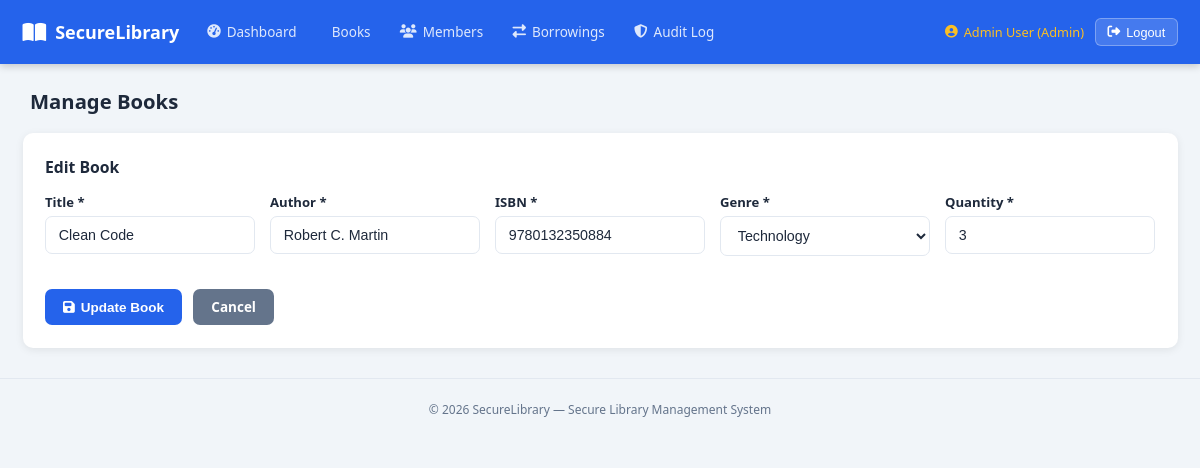
Screenshot of /admin/books.php?action=edit&id=1 (signed in) with the database file from the repository.
### tables this page shows
CREATE TABLE IF NOT EXISTS books (
    id           INT UNSIGNED AUTO_INCREMENT PRIMARY KEY,
    title        VARCHAR(200)  NOT NULL,
    author       VARCHAR(150)  NOT NULL,
    isbn         VARCHAR(20)   NOT NULL UNIQUE,
    genre        VARCHAR(80)   NOT NULL,
    quantity     INT UNSIGNED  NOT NULL DEFAULT 1,
    available    INT UNSIGNED  NOT NULL DEFAULT 1,
    created_at   DATETIME      NOT NULL DEFAULT CURRENT_TIMESTAMP,
    updated_at   DATETIME      NOT NULL DEFAULT CURRENT_TIMESTAMP ON UPDATE CURRENT_TIMESTAMP
);

### includes/config.php (called while the page is built, shortened)
<?php
function url(string $path = ''): string
{
    $path = '/' . ltrim($path, '/');
    return APP_BASE_PATH . $path;
}
function e(mixed $value): string
{
    return htmlspecialchars((string)$value, ENT_QUOTES | ENT_HTML5, 'UTF-8');
}
function sanitiseString(string $input, int $maxLen = 255): string
{
    return mb_substr(trim(strip_tags($input)), 0, $maxLen);
}

### admin/books.php (the view, shortened to what this page needs)
<?php
require_once __DIR__ . '/../includes/config.php';
$pdo       = getDB();
$action    = sanitiseString($_GET['action'] ?? 'list', 10);
$genres = ['Fiction', 'Non-Fiction', 'Technology', 'Science', 'History', 'Biography', 'Self-Help', 'Other'];
$formData = [
    'title'    => '',
    'author'   => '',
    'isbn'     => '',
    'genre'    => '',
    'quantity' => 1,
];
if ($action === 'edit') {
    $id = (int)($_GET['id'] ?? 0);
    if ($id > 0) {
        $stmt = $pdo->prepare('SELECT * FROM books WHERE id = ? LIMIT 1');
        $stmt->execute([$id]);
        $book = $stmt->fetch();
        if ($book) {
            if (
                $formData['title'] === '' &&
                $formData['author'] === '' &&
                $formData['isbn'] === '' &&
                $formData['genre'] === '' &&
                $formData['quantity'] === 1
            ) {
                $formData = [
                    'title'    => $book['title'],
                    'author'   => $book['author'],
                    'isbn'     => $book['isbn'],
                    'genre'    => $book['genre'],
                    'quantity' => (int)$book['quantity'],
                ];
            }
        } else {
            $error = 'Book not found.';
            $action = 'list';
        }
    } else {
        $error = 'Invalid book selected.';
        $action = 'list';
    }
}
include __DIR__ . '/../includes/header.php';
?>
<div class="page-header">
  <h2><i class="fa fa-books"></i> Manage Books</h2>
</div>
<?php if ($action === 'add' || $action === 'edit'): ?>
<div class="section-box">
  <h3><?= $action === 'add' ? 'Add New Book' : 'Edit Book' ?></h3>
  <form method="POST" action="<?= e(url('/admin/books.php')) ?>" id="bookForm">
    <div class="form-grid">
      <div class="form-group">
        <label>Title *</label>
        <input
          type="text"
          name="title"
          maxlength="200"
          required
          value="<?= e($formData['title']) ?>"
          placeholder="Book title"
        >
      </div>
      <div class="form-group">
        <label>Author *</label>
        <input
          type="text"
          name="author"
          maxlength="150"
          required
          value="<?= e($formData['author']) ?>"
          placeholder="Author name"
        >
      </div>
      <div class="form-group">
        <label>ISBN *</label>
        <input
          type="text"
          name="isbn"
          maxlength="20"
          required
          value="<?= e($formData['isbn']) ?>"
          placeholder="ISBN-13"
        >
      </div>
      <div class="form-group">
        <label>Genre *</label>
        <select name="genre" required>
          <?php foreach ($genres as $g): ?>
            <option value="<?= e($g) ?>" <?= $formData['genre'] === $g ? 'selected' : '' ?>>
              <?= e($g) ?>
            </option>
          <?php endforeach; ?>
        </select>
      </div>
      <div class="form-group">
        <label>Quantity *</label>
        <input
          type="number"
          name="quantity"
          min="1"
          max="100"
          required
          value="<?= (int)$formData['quantity'] ?>"
        >
      </div>
    </div>
    <div class="form-actions">
      <button type="submit" class="btn-primary">
        <i class="fa fa-save"></i> <?= $action === 'add' ? 'Add Book' : 'Update Book' ?>
      </button>
      <a href="<?= e(url('/admin/books.php')) ?>" class="btn-secondary">Cancel</a>
    </div>
  </form>
</div>
<?php endif; ?>
<?php include __DIR__ . '/../includes/footer.php'; ?>

### public/css/style.css (style rules this page uses)
:root { --primary: #2563eb; --primary-d: #1d4ed8; --secondary: #64748b; --success: #16a34a; --warning: #d97706; --danger: #dc2626; --info: #0891b2; --bg: #f1f5f9; --card-bg: #ffffff; --text: #1e293b; --text-light: #64748b; --border: #e2e8f0; --shadow: 0 2px 8px rgba(0,0,0,.08); --radius: 10px; --nav-h: 64px; }
*, *::before, *::after { box-sizing: border-box; margin: 0; padding: 0; }
html { font-size: 15px; }
body { font-family: 'Segoe UI', system-ui, -apple-system, sans-serif; background: var(--bg); color: var(--text); min-height: 100vh; }
a { color: var(--primary); text-decoration: none; }
.page-header { display: flex; align-items: center; justify-content: space-between; margin-bottom: 1.25rem; flex-wrap: wrap; gap: .5rem; }
.page-header h2 { font-size: 1.35rem; color: var(--text); display: flex; align-items: center; gap: .5rem; }
.section-box { background: var(--card-bg); border-radius: var(--radius); padding: 1.5rem; margin-bottom: 1.5rem; box-shadow: var(--shadow); }
.section-box h3 { font-size: 1.05rem; margin-bottom: 1rem; display: flex; align-items: center; gap: .5rem; color: var(--text); }
.form-group { margin-bottom: 1rem; }
.form-group label { display: block; font-size: .875rem; font-weight: 600; margin-bottom: .35rem; color: var(--text); }
.form-group input, .form-group select, .form-group textarea { width: 100%; padding: .65rem .85rem; border: 1.5px solid var(--border); border-radius: 7px; font-size: .95rem; color: var(--text); transition: border-color .15s, box-shadow .15s; background: var(--card-bg); }
.form-grid { display: grid; grid-template-columns: repeat(auto-fit, minmax(200px, 1fr)); gap: 1rem; }
.form-actions { display: flex; gap: .75rem; margin-top: 1.25rem; flex-wrap: wrap; }
.btn-primary, .btn-secondary, .btn-success, .btn-danger, .btn-warning { padding: .6rem 1.2rem; border-radius: 7px; border: none; font-size: .9rem; font-weight: 600; cursor: pointer; display: inline-flex; align-items: center; gap: .4rem; transition: filter .15s, transform .1s; text-decoration: none; }
.btn-primary { background: var(--primary); color: #fff; }
.btn-secondary { background: var(--secondary); color: #fff; }

### rows the page displays
books: title "Clean Code", author "Robert C. Martin", isbn "9780132350884", quantity "3"

### other values shown
APP_NAME "SecureLibrary"
$name "Admin User"
$role "Admin"
form field genre "Technology"
